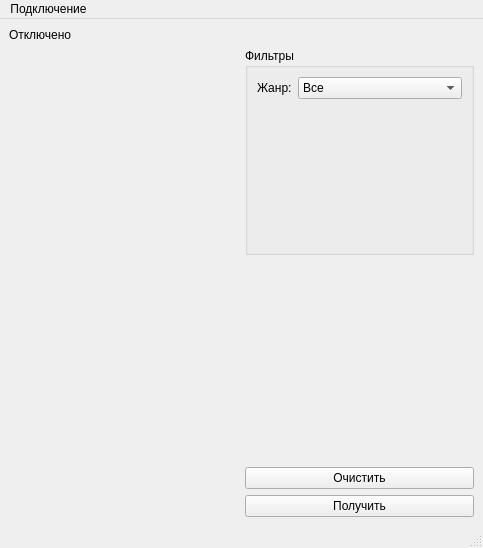
<?xml version="1.0" encoding="UTF-8"?>
<ui version="4.0">
 <class>MainWindow</class>
 <widget class="QMainWindow" name="MainWindow">
  <property name="geometry">
   <rect>
    <x>0</x>
    <y>0</y>
    <width>483</width>
    <height>548</height>
   </rect>
  </property>
  <property name="sizePolicy">
   <sizepolicy hsizetype="Preferred" vsizetype="Expanding">
    <horstretch>0</horstretch>
    <verstretch>0</verstretch>
   </sizepolicy>
  </property>
  <property name="windowTitle">
   <string>MainWindow</string>
  </property>
  <widget class="QWidget" name="centralwidget">
   <layout class="QGridLayout" name="gridLayout">
    <item row="4" column="1">
     <widget class="QPushButton" name="pb_request">
      <property name="sizePolicy">
       <sizepolicy hsizetype="Minimum" vsizetype="Maximum">
        <horstretch>0</horstretch>
        <verstretch>0</verstretch>
       </sizepolicy>
      </property>
      <property name="text">
       <string>Получить</string>
      </property>
     </widget>
    </item>
    <item row="3" column="1">
     <widget class="QPushButton" name="pb_clear">
      <property name="sizePolicy">
       <sizepolicy hsizetype="Minimum" vsizetype="Maximum">
        <horstretch>0</horstretch>
        <verstretch>0</verstretch>
       </sizepolicy>
      </property>
      <property name="text">
       <string>Очистить</string>
      </property>
     </widget>
    </item>
    <item row="2" column="1">
     <spacer name="verticalSpacer">
      <property name="orientation">
       <enum>Qt::Vertical</enum>
      </property>
      <property name="sizeType">
       <enum>QSizePolicy::Minimum</enum>
      </property>
      <property name="sizeHint" stdset="0">
       <size>
        <width>20</width>
        <height>40</height>
       </size>
      </property>
     </spacer>
    </item>
    <item row="1" column="0" rowspan="4">
     <widget class="QWidget" name="tb_res" native="true">
      <layout class="QHBoxLayout" name="horizontalLayout">
       <item>
        <layout class="QVBoxLayout" name="lay_res"/>
       </item>
      </layout>
     </widget>
    </item>
    <item row="1" column="1">
     <widget class="QGroupBox" name="gb_filters">
      <property name="sizePolicy">
       <sizepolicy hsizetype="Preferred" vsizetype="Minimum">
        <horstretch>0</horstretch>
        <verstretch>0</verstretch>
       </sizepolicy>
      </property>
      <property name="title">
       <string>Фильтры</string>
      </property>
      <layout class="QFormLayout" name="formLayout">
       <item row="0" column="0">
        <widget class="QLabel" name="lb_category">
         <property name="text">
          <string>Жанр:</string>
         </property>
        </widget>
       </item>
       <item row="0" column="1">
        <widget class="QComboBox" name="cb_category">
         <item>
          <property name="text">
           <string>Все</string>
          </property>
         </item>
         <item>
          <property name="text">
           <string>Комедия</string>
          </property>
         </item>
         <item>
          <property name="text">
           <string>Ужасы</string>
          </property>
         </item>
        </widget>
       </item>
      </layout>
     </widget>
    </item>
    <item row="0" column="0">
     <widget class="QLabel" name="lb_statusConnect">
      <property name="sizePolicy">
       <sizepolicy hsizetype="Preferred" vsizetype="Maximum">
        <horstretch>0</horstretch>
        <verstretch>0</verstretch>
       </sizepolicy>
      </property>
      <property name="text">
       <string>Отключено</string>
      </property>
     </widget>
    </item>
   </layout>
  </widget>
  <widget class="QMenuBar" name="menubar">
   <property name="geometry">
    <rect>
     <x>0</x>
     <y>0</y>
     <width>483</width>
     <height>21</height>
    </rect>
   </property>
   <widget class="QMenu" name="menu">
    <property name="title">
     <string>Подключение</string>
    </property>
    <addaction name="act_addData"/>
    <addaction name="separator"/>
    <addaction name="act_connect"/>
   </widget>
   <addaction name="menu"/>
  </widget>
  <widget class="QStatusBar" name="statusbar"/>
  <action name="act_connect">
   <property name="text">
    <string>Подключиться</string>
   </property>
  </action>
  <action name="act_addData">
   <property name="text">
    <string>Ввести данные</string>
   </property>
  </action>
 </widget>
 <resources/>
 <connections/>
</ui>
